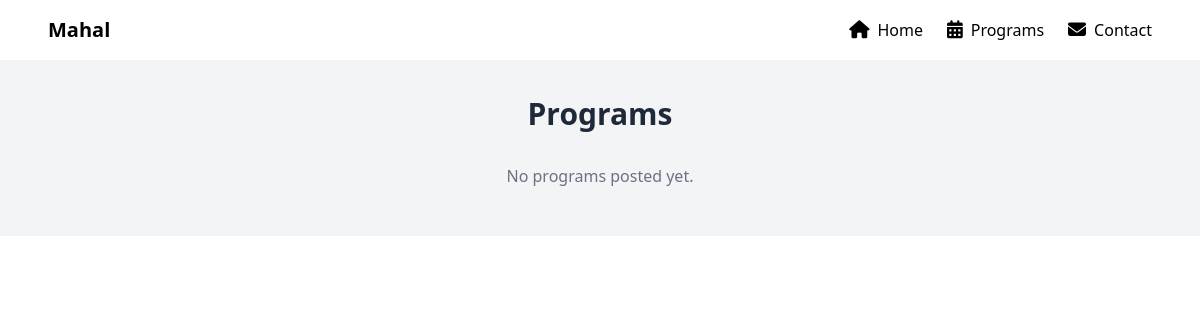
Page /programs/ on the earlier database version.
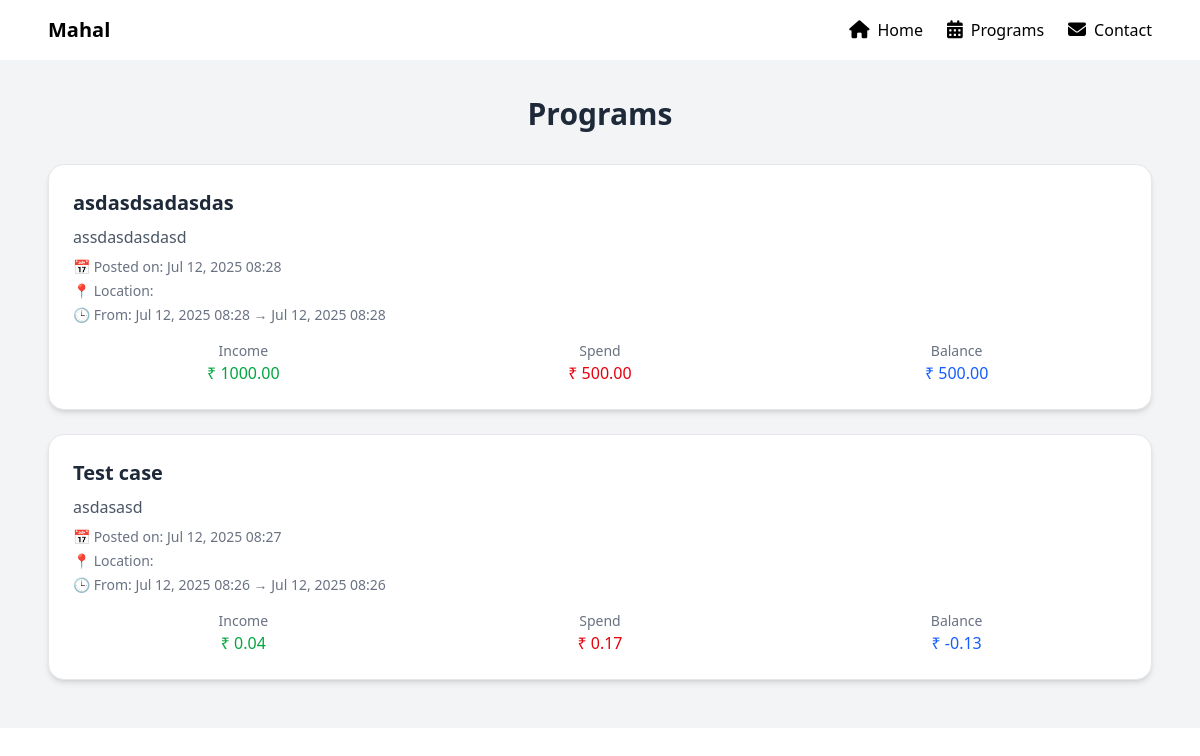
Same page on the later database version.
### programs/models.py (models this page shows, shortened)
class Programs(models.Model):
    title = models.CharField(max_length=100)
    description = models.TextField(blank=True)
    date_posted = models.DateTimeField(auto_now_add=True)
    organizer = models.CharField(max_length=100)
    contact_number = models.CharField(max_length=15, blank=True)
    location = models.CharField(max_length=255, blank=True)
    start_time = models.DateTimeField()
    end_time = models.DateTimeField()
    income = models.DecimalField(max_digits=10, decimal_places=2, default=0)
    spend = models.DecimalField(max_digits=10, decimal_places=2, default=0)
    class Meta:
        ordering = ['-date_posted']
    @property
    def balance(self):
        return self.income - self.spend

### programs/views.py (the view)
# urls.py: path("", views.programs, name="programs_home"),
def programs(request):
    program = Programs.objects.all().order_by('-date_posted')
    context = {
        'transparent_nav': False,
        'programs': program,
    }
    return render(request, 'programs/programs.html', context)

### programs/templates/programs/programs.html (shortened to what this page needs)
{% extends "main/layout.html" %}
{% block content %}
<div class="mt-12 bg-gray-100 min-h-[100vh] py-12 px-4 md:px-12">
  <h1 class="text-3xl font-bold mb-8 text-center text-gray-800">Programs</h1>
  <div class="grid gap-6">
    {% for program in programs %}
    <a href="{% url 'programs:program_detail' program.id %}" class="block hover:-translate-y-1 transition duration-300 ease-in-out">
      <div class="bg-white rounded-2xl shadow-md p-6 border border-gray-200">
        <h2 class="text-xl font-semibold text-gray-800 mb-2">{{ program.title }}</h2>
        <p class="text-gray-600 mb-2">{{ program.description }}</p>
        <p class="text-sm text-gray-500 mb-1">📅 Posted on: {{ program.date_posted|date:"M d, Y H:i" }}</p>
        <p class="text-sm text-gray-500 mb-1">📍 Location: {{ program.location }}</p>
        <p class="text-sm text-gray-500 mb-1">🕒 From: {{ program.start_time|date:"M d, Y H:i" }} → {{ program.end_time|date:"M d, Y H:i" }}</p>
        <div class="mt-4 grid grid-cols-3 gap-4 text-center">
          <div>
            <p class="text-sm text-gray-500">Income</p>
            <p class="font-medium text-green-600">₹ {{ program.income }}</p>
          </div>
          <div>
            <p class="text-sm text-gray-500">Spend</p>
            <p class="font-medium text-red-600">₹ {{ program.spend }}</p>
          </div>
          <div>
            <p class="text-sm text-gray-500">Balance</p>
            <p class="font-medium text-blue-600">₹ {{ program.balance }}</p>
          </div>
        </div>
      </div>
    </a>
    {% empty %}
      <p class="text-center text-gray-500">No programs posted yet.</p>
    {% endfor %}
  </div>
</div>
{% endblock %}

Differences in the rows shown:
added Programs: title "asdasdsadasdas", description "assdasdasdasd", date_posted "Jul 12, 2025 08:28", start_time "Jul 12, 2025 08:28", end_time "Jul 12, 2025 08:28", income "1000.00", spend "500.00", balance "500.00"
added Programs: title "Test case", description "asdasasd", date_posted "Jul 12, 2025 08:27", start_time "Jul 12, 2025 08:26", end_time "Jul 12, 2025 08:26", income "0.04", spend "0.17", balance "-0.13"
Other differences:
text no longer shown: "No programs posted yet."
